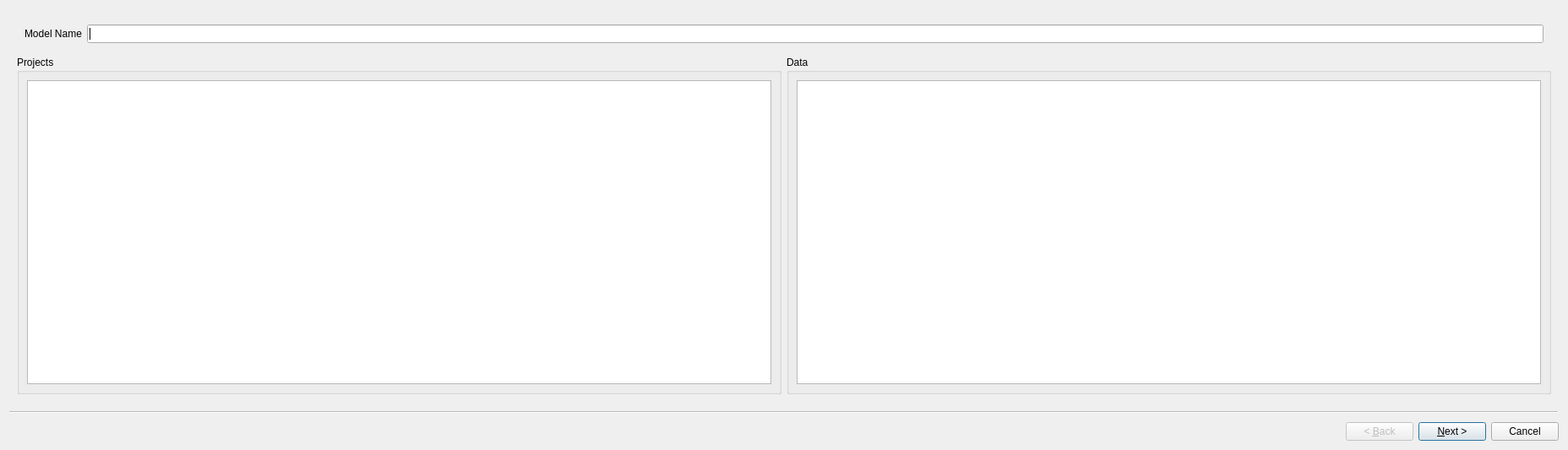
<?xml version="1.0" encoding="UTF-8"?>
<ui version="4.0">
 <class>ModelDialogWizard</class>
 <widget class="QWizard" name="ModelDialogWizard">
  <property name="geometry">
   <rect>
    <x>0</x>
    <y>0</y>
    <width>1856</width>
    <height>533</height>
   </rect>
  </property>
  <property name="maximumSize">
   <size>
    <width>9999999</width>
    <height>524287</height>
   </size>
  </property>
  <property name="windowTitle">
   <string>Wizard</string>
  </property>
  <property name="wizardStyle">
   <enum>QWizard::ClassicStyle</enum>
  </property>
  <widget class="QWizardPage" name="wizardPage1">
   <layout class="QGridLayout" name="gridLayout_13">
    <item row="0" column="0" colspan="2">
     <widget class="QFrame" name="modnameFrame">
      <layout class="QGridLayout" name="gridLayout_8">
       <item row="0" column="0">
        <widget class="QLabel" name="label_5">
         <property name="text">
          <string>Model Name</string>
         </property>
        </widget>
       </item>
       <item row="0" column="1">
        <widget class="QLineEdit" name="modelname"/>
       </item>
      </layout>
     </widget>
    </item>
    <item row="1" column="0">
     <widget class="QGroupBox" name="projectsGroupBox">
      <property name="sizePolicy">
       <sizepolicy hsizetype="MinimumExpanding" vsizetype="MinimumExpanding">
        <horstretch>0</horstretch>
        <verstretch>0</verstretch>
       </sizepolicy>
      </property>
      <property name="title">
       <string>Projects</string>
      </property>
      <layout class="QGridLayout" name="gridLayout">
       <item row="0" column="0">
        <widget class="QListView" name="listView_1">
         <property name="sizePolicy">
          <sizepolicy hsizetype="Expanding" vsizetype="Expanding">
           <horstretch>0</horstretch>
           <verstretch>0</verstretch>
          </sizepolicy>
         </property>
         <property name="minimumSize">
          <size>
           <width>200</width>
           <height>0</height>
          </size>
         </property>
         <property name="editTriggers">
          <set>QAbstractItemView::NoEditTriggers</set>
         </property>
         <property name="selectionMode">
          <enum>QAbstractItemView::SingleSelection</enum>
         </property>
         <property name="selectionBehavior">
          <enum>QAbstractItemView::SelectRows</enum>
         </property>
        </widget>
       </item>
      </layout>
     </widget>
    </item>
    <item row="1" column="1">
     <widget class="QGroupBox" name="dataGroupBox">
      <property name="sizePolicy">
       <sizepolicy hsizetype="MinimumExpanding" vsizetype="MinimumExpanding">
        <horstretch>0</horstretch>
        <verstretch>0</verstretch>
       </sizepolicy>
      </property>
      <property name="title">
       <string>Data</string>
      </property>
      <layout class="QGridLayout" name="gridLayout_7">
       <item row="0" column="0">
        <widget class="QListView" name="listView_2">
         <property name="sizePolicy">
          <sizepolicy hsizetype="Expanding" vsizetype="Expanding">
           <horstretch>0</horstretch>
           <verstretch>0</verstretch>
          </sizepolicy>
         </property>
         <property name="minimumSize">
          <size>
           <width>200</width>
           <height>0</height>
          </size>
         </property>
         <property name="editTriggers">
          <set>QAbstractItemView::NoEditTriggers</set>
         </property>
         <property name="selectionMode">
          <enum>QAbstractItemView::SingleSelection</enum>
         </property>
         <property name="selectionBehavior">
          <enum>QAbstractItemView::SelectRows</enum>
         </property>
        </widget>
       </item>
      </layout>
     </widget>
    </item>
   </layout>
  </widget>
  <widget class="QWizardPage" name="wizardPage2">
   <layout class="QGridLayout" name="gridLayout_23">
    <item row="0" column="0">
     <layout class="QGridLayout" name="gridLayout_12">
      <item row="0" column="0">
       <layout class="QGridLayout" name="gridLayout_24">
        <item row="0" column="0">
         <widget class="QGroupBox" name="groupBox">
          <property name="minimumSize">
           <size>
            <width>0</width>
            <height>142</height>
           </size>
          </property>
          <property name="title">
           <string>N. principal components</string>
          </property>
          <layout class="QGridLayout" name="gridLayout_11">
           <item row="0" column="0">
            <widget class="QSpinBox" name="NPrincipalComponent">
             <property name="sizePolicy">
              <sizepolicy hsizetype="Minimum" vsizetype="Expanding">
               <horstretch>0</horstretch>
               <verstretch>0</verstretch>
              </sizepolicy>
             </property>
             <property name="minimumSize">
              <size>
               <width>56</width>
               <height>27</height>
              </size>
             </property>
             <property name="maximumSize">
              <size>
               <width>180</width>
               <height>27</height>
              </size>
             </property>
             <property name="minimum">
              <number>1</number>
             </property>
             <property name="maximum">
              <number>500</number>
             </property>
             <property name="value">
              <number>5</number>
             </property>
            </widget>
           </item>
          </layout>
         </widget>
        </item>
        <item row="0" column="1">
         <widget class="QGroupBox" name="ELearningMethodGroupBox">
          <property name="minimumSize">
           <size>
            <width>0</width>
            <height>142</height>
           </size>
          </property>
          <property name="title">
           <string>Ensemble Leaning Method</string>
          </property>
          <layout class="QGridLayout" name="gridLayout_21">
           <item row="0" column="0" colspan="2">
            <widget class="QComboBox" name="elmethodComboBox">
             <item>
              <property name="text">
               <string>Bagging</string>
              </property>
             </item>
             <item>
              <property name="text">
               <string>Fixed RSM</string>
              </property>
             </item>
             <item>
              <property name="text">
               <string>Dynamic RSM</string>
              </property>
             </item>
            </widget>
           </item>
           <item row="1" column="0">
            <layout class="QGridLayout" name="gridLayout_14">
             <item row="0" column="0">
              <widget class="QLabel" name="label_3">
               <property name="text">
                <string>N. models</string>
               </property>
              </widget>
             </item>
             <item row="1" column="0">
              <widget class="QSpinBox" name="nmodelsSpinBox">
               <property name="minimum">
                <number>1</number>
               </property>
               <property name="maximum">
                <number>9999</number>
               </property>
               <property name="value">
                <number>100</number>
               </property>
              </widget>
             </item>
            </layout>
           </item>
           <item row="1" column="1">
            <layout class="QGridLayout" name="gridLayout_19">
             <item row="0" column="0">
              <widget class="QLabel" name="label">
               <property name="text">
                <string>Train size</string>
               </property>
              </widget>
             </item>
             <item row="1" column="0">
              <widget class="QDoubleSpinBox" name="trainSizeSpinBox">
               <property name="decimals">
                <number>1</number>
               </property>
               <property name="minimum">
                <double>1.000000000000000</double>
               </property>
               <property name="maximum">
                <double>100.000000000000000</double>
               </property>
               <property name="singleStep">
                <double>10.000000000000000</double>
               </property>
               <property name="value">
                <double>70.000000000000000</double>
               </property>
              </widget>
             </item>
            </layout>
           </item>
           <item row="1" column="2">
            <layout class="QGridLayout" name="gridLayout_20">
             <item row="0" column="0">
              <widget class="QLabel" name="label_2">
               <property name="text">
                <string>N. vars </string>
               </property>
              </widget>
             </item>
             <item row="1" column="0">
              <widget class="QSpinBox" name="nvarsSpinBox">
               <property name="minimum">
                <number>1</number>
               </property>
               <property name="maximum">
                <number>999999999</number>
               </property>
              </widget>
             </item>
            </layout>
           </item>
          </layout>
         </widget>
        </item>
       </layout>
      </item>
      <item row="1" column="0">
       <widget class="QGroupBox" name="groupBox_3">
        <property name="title">
         <string>Objects</string>
        </property>
        <layout class="QGridLayout" name="gridLayout_10">
         <item row="0" column="0">
          <widget class="QListView" name="listView_3">
           <property name="selectionMode">
            <enum>QAbstractItemView::MultiSelection</enum>
           </property>
           <property name="selectionBehavior">
            <enum>QAbstractItemView::SelectRows</enum>
           </property>
          </widget>
         </item>
         <item row="1" column="0">
          <layout class="QGridLayout" name="gridLayout_22">
           <item row="1" column="0">
            <widget class="QComboBox" name="objSelectByLabel">
             <property name="minimumSize">
              <size>
               <width>140</width>
               <height>32</height>
              </size>
             </property>
             <property name="maximumSize">
              <size>
               <width>125</width>
               <height>32</height>
              </size>
             </property>
             <item>
              <property name="text">
               <string>Select by label...</string>
              </property>
             </item>
            </widget>
           </item>
           <item row="0" column="0">
            <widget class="QPushButton" name="objSelectAllButton">
             <property name="minimumSize">
              <size>
               <width>140</width>
               <height>32</height>
              </size>
             </property>
             <property name="maximumSize">
              <size>
               <width>125</width>
               <height>32</height>
              </size>
             </property>
             <property name="text">
              <string>Select All</string>
             </property>
            </widget>
           </item>
           <item row="1" column="1">
            <widget class="QPushButton" name="objUnselectButton">
             <property name="minimumSize">
              <size>
               <width>140</width>
               <height>32</height>
              </size>
             </property>
             <property name="maximumSize">
              <size>
               <width>125</width>
               <height>32</height>
              </size>
             </property>
             <property name="text">
              <string>Unselect</string>
             </property>
            </widget>
           </item>
           <item row="0" column="1">
            <widget class="QPushButton" name="objInvertSelectionButton">
             <property name="minimumSize">
              <size>
               <width>140</width>
               <height>32</height>
              </size>
             </property>
             <property name="maximumSize">
              <size>
               <width>125</width>
               <height>32</height>
              </size>
             </property>
             <property name="text">
              <string>Invert Selection</string>
             </property>
            </widget>
           </item>
          </layout>
         </item>
        </layout>
       </widget>
      </item>
     </layout>
    </item>
    <item row="0" column="1">
     <layout class="QGridLayout" name="gridLayout_5">
      <item row="0" column="0" colspan="3">
       <widget class="QGroupBox" name="groupBox_2">
        <property name="minimumSize">
         <size>
          <width>320</width>
          <height>70</height>
         </size>
        </property>
        <property name="title">
         <string>X scaling</string>
        </property>
        <layout class="QGridLayout" name="gridLayout_25">
         <item row="0" column="0">
          <widget class="QComboBox" name="xscalinglist">
           <property name="sizePolicy">
            <sizepolicy hsizetype="Expanding" vsizetype="Fixed">
             <horstretch>0</horstretch>
             <verstretch>0</verstretch>
            </sizepolicy>
           </property>
           <property name="minimumSize">
            <size>
             <width>200</width>
             <height>24</height>
            </size>
           </property>
           <property name="maximumSize">
            <size>
             <width>200</width>
             <height>24</height>
            </size>
           </property>
           <property name="editable">
            <bool>false</bool>
           </property>
           <property name="currentIndex">
            <number>1</number>
           </property>
           <item>
            <property name="text">
             <string>No Scaling</string>
            </property>
           </item>
           <item>
            <property name="text">
             <string>SDEV Column Scaling</string>
            </property>
           </item>
           <item>
            <property name="text">
             <string>RMS Column Scaling</string>
            </property>
           </item>
           <item>
            <property name="text">
             <string>Pareto Scaling</string>
            </property>
           </item>
           <item>
            <property name="text">
             <string>Range Scaling</string>
            </property>
           </item>
           <item>
            <property name="text">
             <string>Level Scaling</string>
            </property>
           </item>
          </widget>
         </item>
        </layout>
       </widget>
      </item>
      <item row="1" column="0" colspan="3">
       <widget class="QGroupBox" name="XvariableGroupBox">
        <property name="sizePolicy">
         <sizepolicy hsizetype="MinimumExpanding" vsizetype="MinimumExpanding">
          <horstretch>0</horstretch>
          <verstretch>0</verstretch>
         </sizepolicy>
        </property>
        <property name="minimumSize">
         <size>
          <width>306</width>
          <height>0</height>
         </size>
        </property>
        <property name="title">
         <string>X variables</string>
        </property>
        <layout class="QGridLayout" name="gridLayout_3">
         <item row="1" column="0">
          <layout class="QGridLayout" name="gridLayout_4">
           <item row="1" column="0">
            <widget class="QComboBox" name="xvarSelectByLabel">
             <property name="minimumSize">
              <size>
               <width>140</width>
               <height>32</height>
              </size>
             </property>
             <property name="maximumSize">
              <size>
               <width>125</width>
               <height>32</height>
              </size>
             </property>
             <item>
              <property name="text">
               <string>Select by label...</string>
              </property>
             </item>
            </widget>
           </item>
           <item row="1" column="1">
            <widget class="QPushButton" name="xvarUnselectButton">
             <property name="minimumSize">
              <size>
               <width>140</width>
               <height>32</height>
              </size>
             </property>
             <property name="maximumSize">
              <size>
               <width>125</width>
               <height>32</height>
              </size>
             </property>
             <property name="text">
              <string>Unselect</string>
             </property>
            </widget>
           </item>
           <item row="0" column="0">
            <widget class="QPushButton" name="xvarSelectAllButton">
             <property name="minimumSize">
              <size>
               <width>140</width>
               <height>32</height>
              </size>
             </property>
             <property name="maximumSize">
              <size>
               <width>125</width>
               <height>32</height>
              </size>
             </property>
             <property name="text">
              <string>Select All</string>
             </property>
            </widget>
           </item>
           <item row="0" column="1">
            <widget class="QPushButton" name="xvarInvertSelectionButton">
             <property name="minimumSize">
              <size>
               <width>140</width>
               <height>32</height>
              </size>
             </property>
             <property name="maximumSize">
              <size>
               <width>125</width>
               <height>32</height>
              </size>
             </property>
             <property name="text">
              <string>Invert Selection</string>
             </property>
            </widget>
           </item>
          </layout>
         </item>
         <item row="0" column="0">
          <widget class="QListView" name="listView_4">
           <property name="sizePolicy">
            <sizepolicy hsizetype="Expanding" vsizetype="Expanding">
             <horstretch>0</horstretch>
             <verstretch>0</verstretch>
            </sizepolicy>
           </property>
           <property name="minimumSize">
            <size>
             <width>140</width>
             <height>0</height>
            </size>
           </property>
           <property name="editTriggers">
            <set>QAbstractItemView::NoEditTriggers</set>
           </property>
           <property name="selectionMode">
            <enum>QAbstractItemView::MultiSelection</enum>
           </property>
           <property name="selectionBehavior">
            <enum>QAbstractItemView::SelectRows</enum>
           </property>
          </widget>
         </item>
        </layout>
       </widget>
      </item>
     </layout>
    </item>
    <item row="0" column="2">
     <layout class="QGridLayout" name="gridLayout_9">
      <item row="0" column="0">
       <widget class="QGroupBox" name="yScaling">
        <property name="minimumSize">
         <size>
          <width>320</width>
          <height>70</height>
         </size>
        </property>
        <property name="title">
         <string>Y scaling</string>
        </property>
        <layout class="QGridLayout" name="gridLayout_2">
         <item row="0" column="0">
          <widget class="QComboBox" name="yscalinglist">
           <property name="sizePolicy">
            <sizepolicy hsizetype="Expanding" vsizetype="Fixed">
             <horstretch>0</horstretch>
             <verstretch>0</verstretch>
            </sizepolicy>
           </property>
           <property name="minimumSize">
            <size>
             <width>200</width>
             <height>24</height>
            </size>
           </property>
           <property name="maximumSize">
            <size>
             <width>200</width>
             <height>24</height>
            </size>
           </property>
           <property name="editable">
            <bool>false</bool>
           </property>
           <property name="currentIndex">
            <number>0</number>
           </property>
           <item>
            <property name="text">
             <string>No Scaling</string>
            </property>
           </item>
           <item>
            <property name="text">
             <string>SDEV Column Scaling</string>
            </property>
           </item>
           <item>
            <property name="text">
             <string>RMS Column Scaling</string>
            </property>
           </item>
           <item>
            <property name="text">
             <string>Pareto Scaling</string>
            </property>
           </item>
           <item>
            <property name="text">
             <string>Range Scaling</string>
            </property>
           </item>
           <item>
            <property name="text">
             <string>Level Scaling</string>
            </property>
           </item>
          </widget>
         </item>
        </layout>
       </widget>
      </item>
      <item row="1" column="0">
       <widget class="QGroupBox" name="YvariableGroupBox">
        <property name="minimumSize">
         <size>
          <width>306</width>
          <height>315</height>
         </size>
        </property>
        <property name="title">
         <string>Y variables</string>
        </property>
        <layout class="QGridLayout" name="gridLayout_6">
         <item row="0" column="0" colspan="2">
          <widget class="QListView" name="listView_5">
           <property name="sizePolicy">
            <sizepolicy hsizetype="Expanding" vsizetype="Expanding">
             <horstretch>0</horstretch>
             <verstretch>0</verstretch>
            </sizepolicy>
           </property>
           <property name="minimumSize">
            <size>
             <width>140</width>
             <height>0</height>
            </size>
           </property>
           <property name="editTriggers">
            <set>QAbstractItemView::NoEditTriggers</set>
           </property>
           <property name="selectionMode">
            <enum>QAbstractItemView::MultiSelection</enum>
           </property>
           <property name="selectionBehavior">
            <enum>QAbstractItemView::SelectRows</enum>
           </property>
          </widget>
         </item>
         <item row="1" column="0">
          <widget class="QPushButton" name="yvarSelectAllButton">
           <property name="minimumSize">
            <size>
             <width>140</width>
             <height>32</height>
            </size>
           </property>
           <property name="maximumSize">
            <size>
             <width>125</width>
             <height>32</height>
            </size>
           </property>
           <property name="text">
            <string>Select All</string>
           </property>
          </widget>
         </item>
         <item row="1" column="1">
          <widget class="QPushButton" name="yvarInvertSelectionButton">
           <property name="minimumSize">
            <size>
             <width>140</width>
             <height>32</height>
            </size>
           </property>
           <property name="maximumSize">
            <size>
             <width>125</width>
             <height>32</height>
            </size>
           </property>
           <property name="text">
            <string>Invert Selection</string>
           </property>
          </widget>
         </item>
         <item row="2" column="0">
          <widget class="QComboBox" name="yvarSelectByLabel">
           <property name="minimumSize">
            <size>
             <width>140</width>
             <height>32</height>
            </size>
           </property>
           <property name="maximumSize">
            <size>
             <width>125</width>
             <height>32</height>
            </size>
           </property>
           <item>
            <property name="text">
             <string>Select by label...</string>
            </property>
           </item>
          </widget>
         </item>
         <item row="2" column="1">
          <widget class="QPushButton" name="yvarUnselectButton">
           <property name="minimumSize">
            <size>
             <width>140</width>
             <height>32</height>
            </size>
           </property>
           <property name="maximumSize">
            <size>
             <width>125</width>
             <height>32</height>
            </size>
           </property>
           <property name="text">
            <string>Unselect</string>
           </property>
          </widget>
         </item>
        </layout>
       </widget>
      </item>
     </layout>
    </item>
    <item row="0" column="3">
     <widget class="QGroupBox" name="YclassGroupBox">
      <property name="minimumSize">
       <size>
        <width>662</width>
        <height>410</height>
       </size>
      </property>
      <property name="title">
       <string>Y classes</string>
      </property>
      <layout class="QGridLayout" name="gridLayout_17">
       <item row="0" column="1">
        <layout class="QGridLayout" name="gridLayout_16">
         <item row="0" column="0">
          <widget class="QComboBox" name="class_SelectByLabel">
           <property name="minimumSize">
            <size>
             <width>160</width>
             <height>32</height>
            </size>
           </property>
           <property name="maximumSize">
            <size>
             <width>160</width>
             <height>32</height>
            </size>
           </property>
           <item>
            <property name="text">
             <string>Select by label...</string>
            </property>
           </item>
          </widget>
         </item>
         <item row="1" column="0">
          <widget class="QPushButton" name="class_import">
           <property name="minimumSize">
            <size>
             <width>160</width>
             <height>32</height>
            </size>
           </property>
           <property name="maximumSize">
            <size>
             <width>160</width>
             <height>32</height>
            </size>
           </property>
           <property name="text">
            <string>Class from CSV...</string>
           </property>
           <property name="autoRepeatDelay">
            <number>12</number>
           </property>
          </widget>
         </item>
         <item row="2" column="0">
          <widget class="Line" name="line">
           <property name="orientation">
            <enum>Qt::Horizontal</enum>
           </property>
          </widget>
         </item>
         <item row="3" column="0">
          <widget class="QPushButton" name="class_addButton">
           <property name="minimumSize">
            <size>
             <width>160</width>
             <height>32</height>
            </size>
           </property>
           <property name="maximumSize">
            <size>
             <width>160</width>
             <height>32</height>
            </size>
           </property>
           <property name="text">
            <string>&gt;</string>
           </property>
           <property name="autoRepeatDelay">
            <number>12</number>
           </property>
          </widget>
         </item>
         <item row="4" column="0">
          <widget class="QPushButton" name="class_removeButton">
           <property name="minimumSize">
            <size>
             <width>160</width>
             <height>32</height>
            </size>
           </property>
           <property name="maximumSize">
            <size>
             <width>160</width>
             <height>32</height>
            </size>
           </property>
           <property name="text">
            <string>&lt;</string>
           </property>
           <property name="autoRepeatDelay">
            <number>12</number>
           </property>
          </widget>
         </item>
        </layout>
       </item>
       <item row="0" column="2" rowspan="2">
        <widget class="QGroupBox" name="modelsGroupBox">
         <property name="minimumSize">
          <size>
           <width>222</width>
           <height>262</height>
          </size>
         </property>
         <property name="title">
          <string>Classes</string>
         </property>
         <layout class="QGridLayout" name="gridLayout_18">
          <item row="0" column="0">
           <widget class="QListView" name="listView_7">
            <property name="minimumSize">
             <size>
              <width>140</width>
              <height>0</height>
             </size>
            </property>
            <property name="editTriggers">
             <set>QAbstractItemView::NoEditTriggers</set>
            </property>
            <property name="alternatingRowColors">
             <bool>true</bool>
            </property>
            <property name="selectionMode">
             <enum>QAbstractItemView::ExtendedSelection</enum>
            </property>
            <property name="selectionBehavior">
             <enum>QAbstractItemView::SelectRows</enum>
            </property>
           </widget>
          </item>
         </layout>
        </widget>
       </item>
       <item row="1" column="1">
        <spacer name="verticalSpacer">
         <property name="orientation">
          <enum>Qt::Vertical</enum>
         </property>
         <property name="sizeHint" stdset="0">
          <size>
           <width>20</width>
           <height>196</height>
          </size>
         </property>
        </spacer>
       </item>
       <item row="0" column="0" rowspan="2">
        <widget class="QGroupBox" name="groupBox_4">
         <property name="minimumSize">
          <size>
           <width>221</width>
           <height>262</height>
          </size>
         </property>
         <property name="title">
          <string>Objects</string>
         </property>
         <layout class="QGridLayout" name="gridLayout_15">
          <item row="0" column="0">
           <widget class="QListView" name="listView_6">
            <property name="minimumSize">
             <size>
              <width>140</width>
              <height>0</height>
             </size>
            </property>
            <property name="selectionMode">
             <enum>QAbstractItemView::MultiSelection</enum>
            </property>
            <property name="selectionBehavior">
             <enum>QAbstractItemView::SelectRows</enum>
            </property>
           </widget>
          </item>
         </layout>
        </widget>
       </item>
      </layout>
     </widget>
    </item>
   </layout>
  </widget>
 </widget>
 <resources/>
 <connections/>
</ui>
